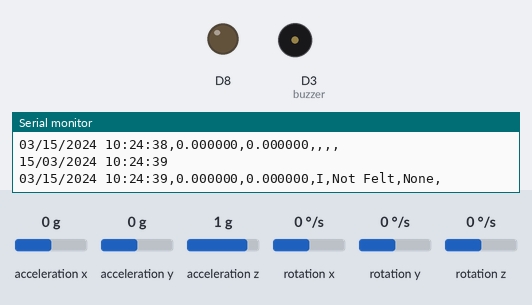
Bench run of a program on a simulated ESP8266 (NodeMCU). Shown: output pins drawn as LEDs (lit = HIGH), buzzer (waves = sounding, pin HIGH), the last lines printed to the serial monitor. The inputs (shaded band) are chosen by the test bench; at power-on: acceleration x 0 g, acceleration y 0 g, acceleration z 1 g, rotation x 0 °/s, rotation y 0 °/s, rotation z 0 °/s. WiFi joins after 1.5 s; servers stay silent unless stated; the local clock reads 2024-03-15 10:24:30 at power-on unless the program sets it; storage starts empty; no MQTT or app messages arrive unless stated.

Above: at 9.9 s.
10.0 s: acceleration x set to -1.4 g
At 11.3 s:
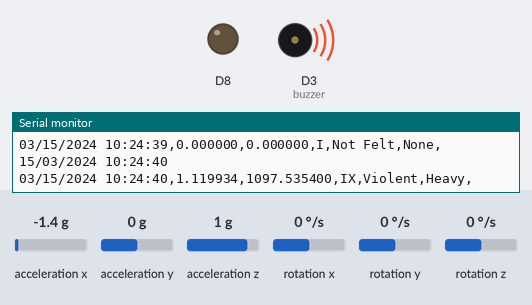
13.0 s: acceleration x set to 0 g
At 13.9 s:
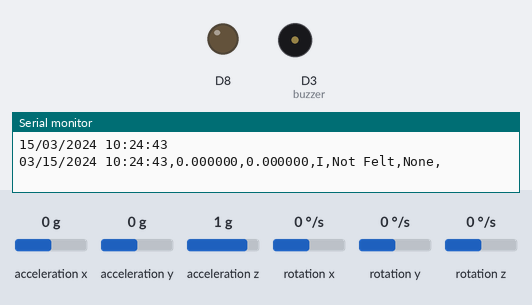
15.0 s: acceleration y set to -1.4 g
At 16.5 s:
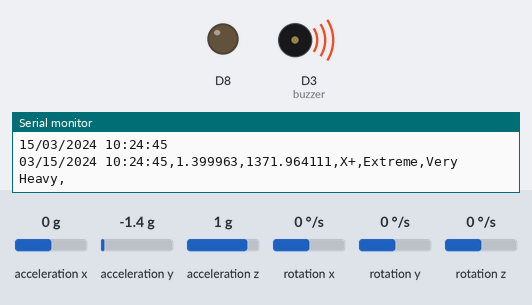
18.0 s: acceleration y set to 0 g
At 18.5 s:
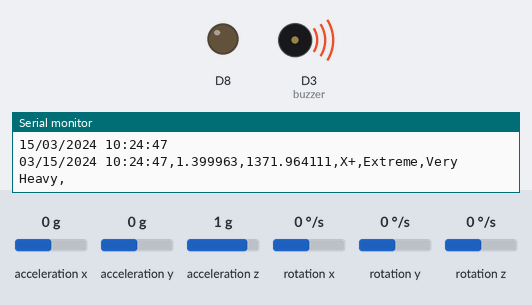
Timing chart, 0 to 20.5 s (numbered marks = the images above; inputs shaded):
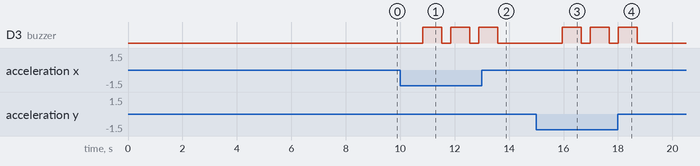

Measured:
- after the input at 10.0 s, D3 (buzzer): alternates HIGH for 0.70 s and LOW for 0.33 s, starting after 0.82 s
- after the input at 13.0 s, D3 (buzzer): goes on until 13.6 s, then stays LOW
- after the input at 15.0 s, D3 (buzzer): alternates HIGH for 0.70 s and LOW for 0.33 s, starting after 0.95 s
- after the input at 18.0 s, D3 (buzzer): goes on until 18.7 s, then stays LOW

The program:

main.cpp
```cpp
#include <Arduino.h>
#include <elapsedMillis.h>
#include <ESP8266WiFi.h>
#include <PubSubClient.h>
#include <MPU6050.h>
#include <CircularBuffer.h>
#include <ThreeWire.h>
#include <RtcDS1307.h>
#include "SPI.h"
#include "SD.h"

#include "I2Cdev.h"


#if I2CDEV_IMPLEMENTATION == I2CDEV_ARDUINO_WIRE
    #include "Wire.h"
#endif

// variabel WiFi credential
const char* ssid     = "";
const char* password = "";

// variabel MQTT Broker/server
const char *mqtt_broker = "maqiatto.com"; //domain atau ip server mqtt
const char *topic = "peakgroundaccelapp@gmail.com/accel";
const char *mqtt_username = "peakgroundaccelapp@gmail.com";
const char *mqtt_password = "acceleration";
const int mqtt_port = 1883;

// variable buzzer
const int buzzer = D3;
elapsedMillis buzzerDelay;
boolean buzzerState = LOW;

// variable accel MPU6050
MPU6050 accel(0x69);
int16_t ax, ay, az; //raw data
float gX, gY, gZ = 0.000000; // acceleration in g
CircularBuffer<int,5> bufferX; // array dalam proses reduce noise x
CircularBuffer<int,5> bufferY; // array dalam proses reduce noise y
CircularBuffer<int,5> bufferZ; // array dalam proses reduce noise z
long AccX,AccY,AccZ = 0; //variabel menyimpan raw accel yang telah di reduce noise
float mX, mY, mZ = 0.000000; // variabel menyimpan acceleration dalam cm/s^2
float pga; //variabel menyimpan pga
float v; //variable menyimapn velocity
String damage;
String shake;
String intensity;

// Variabel sdcard
const int chipSelect = D8; //pin sdcard
File dataFile = SD.open("log.txt", FILE_WRITE);

// variable RTC DS1302
RtcDS1307<TwoWire> Rtc(Wire);
#define countof(a) (sizeof(a) / sizeof(a[0]))

// elasedMillis sebagai timer untuk publish data
elapsedMillis publishTimer;
elapsedMillis accelTimer;

// buat client untuk interaksi dengan wifi dan broker
WiFiClient espClient;
PubSubClient client(espClient);

// --- start of connectWifi() ---
// fungsi untuk connect ke wifi
void connectWifi(){
  // mulai koneksi
  WiFi.begin(ssid,password);
  // tunggu sampai status connected
  while (WiFi.status() != WL_CONNECTED)
  {
     delay(500);
     Serial.print("*");
  }
  Serial.println();
  Serial.println("-- WiFi Connected --");
}
// --- end of connectWifi() ---


// --- start of callback() ---
// fungsi untuk menerima data dari server mqtt.
// dijalankan otomatis setiap menerima data pada topic.
void callback(char *topic, byte *payload, unsigned int length) {
  Serial.print("Message arrived in topic: ");
  Serial.println(topic);
  Serial.print("Message:");
  for (int i = 0; i < length; i++) {
    Serial.print((char) payload[i]);
  }
  Serial.println("-----------------------");
}
// --- end of callback() ---


// --- start of connectBroker() ---
// fungsi untuk connect ke mqtt server/broker
void connectBroker(){
  client.setServer(mqtt_broker, mqtt_port);
  client.setCallback(callback);
  // ulang koneksi hingga status client connected
  while (!client.connected()) {
    String client_id = "esp8266-client-";
    client_id += String(WiFi.macAddress());
    Serial.printf("The client %s is connecting to mqtt broker\n", client_id.c_str());
    if (client.connect(client_id.c_str(), mqtt_username, mqtt_password)) {
      Serial.println("MQTT broker/server connected");
    } else {
      Serial.print("failed with state ");
      Serial.print(client.state());
      delay(2000);
    }
  }
  Serial.println();
  // subscribe untuk menerima data dari topic mqtt
  client.subscribe(topic);
  if (client.subscribe(topic))
  {
    Serial.println("subscribe success");
  }
}
// --- end of connectBroker() ---


// --- start of printDateTime ---
// format data rtc dan print ke serial monitor
void printDateTime(const RtcDateTime& dt)
{
    char datestring[20];

    snprintf_P(datestring,
            countof(datestring),
            PSTR("%02u/%02u/%04u %02u:%02u:%02u"),
            dt.Day(),
            dt.Month(),
            dt.Year(),
            dt.Hour(),
            dt.Minute(),
            dt.Second() );
    Serial.print(datestring);
}
// --- end of printDateTime ---


// --- start of setupBuzzer() ---
void setupBuzzer(){
  pinMode(buzzer, OUTPUT);
}
// --- end of setupBuzzer() ---


// --- start of setupSD() ---
void setupSD(){
  Serial.println("Initializing SD card...");
  // make sure that the default chip select pin is set to
  // output, even if you don't use it:
  pinMode(SS, OUTPUT);

  // cek apakah ada kartu sd
  if (!SD.begin(chipSelect)) {
    Serial.println("Card failed or not present, check sd card and module connection");
    Serial.println("Waiting for card connection....");
    while (!SD.begin(chipSelect))
    {
      delay(500);
    }
  }
  Serial.println("card initialized.");

  // open the file. note that only one file can be open at a time,
  // so you have to close this one before opening another.
  File dataFile = SD.open("log.txt", FILE_WRITE);
}
// --- end  of setupSD() ---


// --- start of setupRTC() ---
// fungsi untuk konfigurasi awal dan menyalakan RTC
void setupRTC(){
  Serial.print("compiled: ");
    Serial.print(__DATE__);
    Serial.println(__TIME__);

    Rtc.Begin();

    RtcDateTime compiled = RtcDateTime(__DATE__, __TIME__);
    printDateTime(compiled);
    Serial.println();

    if (!Rtc.IsDateTimeValid())
    {
        // Common Causes:
        //    1) first time you ran and the device wasn't running yet
        //    2) the battery on the device is low or even missing

        Serial.println("RTC lost confidence in the DateTime!");
        Rtc.SetDateTime(compiled);
    }

    if (!Rtc.GetIsRunning())
    {
        Serial.println("RTC was not actively running, starting now");
        Rtc.SetIsRunning(true);
    }

    RtcDateTime now = Rtc.GetDateTime();
    if (now < compiled)
    {
        Serial.println("RTC is older than compile time!  (Updating DateTime)");
        Rtc.SetDateTime(compiled);
    }
    else if (now > compiled)
    {
        Serial.println("RTC is newer than compile time. (this is expected)");
    }
    else if (now == compiled)
    {
        Serial.println("RTC is the same as compile time! (not expected but all is fine)");
    }
}
// --- end of setupRTC() ---


void getRTCData(RtcDateTime now){

  printDateTime(now);
  Serial.println();

  if (!now.IsValid())
  {
      // Common Causes:
      //    1) the battery on the device is low or even missing and the power line was disconnected
      Serial.println("RTC lost confidence in the DateTime!");
  }
}

// --- start of setupMPU6050() ---
// fungsi untuk konfigurasi awal dan menyalakan sensor mpu 6050
void setupMPU6050(){
  // join I2C bus (I2Cdev library doesn't do this automatically)
  #if I2CDEV_IMPLEMENTATION == I2CDEV_ARDUINO_WIRE
      Wire.begin();
  #elif I2CDEV_IMPLEMENTATION == I2CDEV_BUILTIN_FASTWIRE
      Fastwire::setup(400, true);
  #endif
  // inisiasi dan menyalakan MPU6050. diatur melalui pin D3
  Serial.println("Initializing I2C devices...");
  //pinMode(D3,OUTPUT);
  //digitalWrite(D3, HIGH);
  delay(1000);
  accel.initialize();
  delay(1000);
  // cek koneksi
  Serial.println("Testing device connections...");
  Serial.println(accel.testConnection() ? "MPU6050 connection successful" : "MPU6050 connection failed");
}


// --- start of convert() ---
// fungsi untuk convert MPU 6050 raw data to readable data
void convert(int x, int y, int z){
  // berdasarkan datasheet mpu6050, 16384 lsb = 1g
  gX = float(x) / 16384.000000;
  gY = float(y) / 16384.000000;
  gZ = float(z) / 16384.000000;

  // convert g -> m/s^2. 1g = 980cm/s^2
  mX = gX * 980;
  mY = gY * 980;
  mZ = gZ * 980;

  // pga (g) = sqrt(gx^2 + gY^2). pga dihitung dengan pitagoras
  // untuk mengkombinasikan hasil akselerasi sumbu x dan y
  pga = sqrt((gX*gX)+(gY*gY));
  v = pga*980;
  if(pga < 0.000464){
        shake = "Not Felt";
        damage = "None";
        intensity= "I";
      }
      else if(pga > 0.000464 && pga<=0.00297){
        shake = "Weak";
        damage = "None";
        intensity= "II -III";
      }
      else if(pga > 0.00297 && pga<=0.0276){
        shake = "Light";
        damage = "None";
        intensity= "IV";

      }
      else if(pga > 0.0276 && pga<=0.115){
        shake = "Moderate";
        damage = "Very Light";
        intensity= "V";
      }
      else if(pga > 0.115 && pga<=0.215){
        shake = "Strong";
        damage = "Light";
        intensity= "VI";
      }
      else if(pga > 0.215 && pga<=0.401){
        shake = "Very Strong";
        damage = "Moderate";
        intensity= "VII";
      }
      else if(pga > 0.401 && pga<=0.747){
        shake = "Severe";
        damage = "Moderate to Heavy";
        intensity= "VIII";
      }
      else if(pga > 0.747 && pga<=1.39){
        shake = "Violent";
        damage = "Heavy";
        intensity= "IX";
      }
      else if(pga > 1.39){
        shake = "Extreme";
        damage = "Very Heavy";
        intensity= "X+";
      }
}
// --- end of convert() ---


//--- start of getReducedNoiseAccel() ---
// fungsi untuk mengurangi noice yang didapat dari sensor
void getReducedNoiseAccel(){

  if(accelTimer>200){
    accel.getAcceleration(&ax, &ay, &az);
    AccX = 0;
    AccY = 0;
    AccZ = 0;
    bufferX.push(ax);
    bufferY.push(ay);
    bufferZ.push(az);
    if(bufferZ.isFull()){
      for (size_t i = 0; i < 5; i++)
      {
        AccX += bufferX[i];
        AccY += bufferY[i];
        AccZ += bufferZ[i];
      }

      AccX = AccX/5;
      AccY = AccY/5;
      AccZ = AccZ/5;
      convert(AccX, AccY, AccZ);
    }
    accelTimer = 0;
  }
}
//--- end of getReducedNoiseAccel() ---


// --- start of calibrateAccel ---
// fungsi untuk mengkalibrasi sensor acceleration,
// letakan alat di bidang datar dan stabil selama kalibrasi
void calibrateAccel(){
  Serial.println("Calibrating... dont move the device");
  delay(5000);
  accel.CalibrateAccel(6);
  accel.CalibrateGyro(6);
  accel.PrintActiveOffsets();
  Serial.println();
  accel.CalibrateAccel(1);
  accel.CalibrateGyro(1);
  accel.PrintActiveOffsets();
  Serial.println();
  accel.CalibrateAccel(1);
  accel.CalibrateGyro(1);
  accel.PrintActiveOffsets();
  Serial.println();
  accel.CalibrateAccel(1);
  accel.CalibrateGyro(1);
  accel.PrintActiveOffsets();
  Serial.println();
  accel.CalibrateAccel(1);
  accel.CalibrateGyro(1);
  accel.setXAccelOffset(accel.getXAccelOffset());
  accel.setYAccelOffset(accel.getYAccelOffset());
  accel.setZAccelOffset(accel.getZAccelOffset());
  accel.PrintActiveOffsets();
  Serial.println("Calibrating done");
}
// --- end of callibrateAccel() ---


// --- start of monitorData() ---
// mencetak data accelerometer ke serial monitor 9600
// gx | gy | gz | mx | my | mz | pga | v |
void monitorData(){
  Serial.print(gX,6); Serial.print("\t");
  Serial.print(gY,6); Serial.print("\t");
  Serial.print(gZ,6); Serial.print("\t");
  Serial.print(mX,6); Serial.print("\t");
  Serial.print(mY,6); Serial.print("\t");
  Serial.print(mZ,6); Serial.print("\t");
  Serial.print(pga,6); Serial.print("\t");
  Serial.print(v,6); Serial.print("\t");
  Serial.println();
}
// --- end of monitorData() ---


// --- start of publishData() ---
// fungsi untuk memformat data dan
// mengirim data ke mqtt
void publishData(const RtcDateTime& dt, float pga, float v){
  char publishStr[56];
  sprintf(
    publishStr, "%02u/%02u/%04u %02u:%02u:%02u,%.6f,%.6f,",
    dt.Month(),
    dt.Day(),
    dt.Year(),
    dt.Hour(),
    dt.Minute(),
    dt.Second(),
    pga,
    v

  );
  //Serial.println(publishStr);
  if (!client.publish(topic,publishStr))
  {
    Serial.println("failed publish. Reconnecting");
    connectBroker();
  }

  Serial.print(publishStr);
  Serial.print(intensity);
  Serial.print(",");
  Serial.print(shake);
  Serial.print(",");
  Serial.print(damage);
  Serial.println(",");

  if(pga > 0.00297 && pga<=0.0276){
    buzzerDelay = 950;
    digitalWrite(buzzer,HIGH);
  }
  else if(pga > 0.0276 && pga<=0.115){
    buzzerDelay = 700;
    digitalWrite(buzzer,HIGH);
  }
  else if(pga > 0.115 && pga<=0.215){
    buzzerDelay = 500;
    digitalWrite(buzzer,HIGH);
  }
  else if(pga > 0.215){
    buzzerDelay = 300;
    digitalWrite(buzzer,HIGH);
  }

  File dataFile = SD.open("log.txt", FILE_WRITE);
  if(dataFile){
    dataFile.print(publishStr);
    dataFile.print(intensity);
    dataFile.print(",");
    dataFile.print(shake);
    dataFile.print(",");
    dataFile.print(damage);
    dataFile.println(",");
  }
}
// --- end of publishData() ---


// --- start of setup() ---
// fungsi setup dijalankan pertama kali
void setup() {
  Serial.begin(9600);
  setupRTC();
  setupBuzzer();
  connectWifi();
  connectBroker();
  setupSD();
  // mpu6050 Setup
  setupMPU6050();
  // kalibrasi sensor
  calibrateAccel();
}
// --- end of setup() ---


// --- start of loop() ---
// fungsi loop dijalankan berulang
void loop() {
  // membuka koneksi mqtt untuk menerima data pada topic
  //client.loop();

  //mengambil data dari accelerometer MPU6050
  getReducedNoiseAccel();


  // Publish data setiap detik (1000ms) ke mqtt
  if(publishTimer > 1000){
    //ambil data rtc
    RtcDateTime now = Rtc.GetDateTime();
    getRTCData(now);
    //print data ke serial monitor
    //monitorData();
    //publish data
    publishData(now, pga, v);
    //reset timer
    publishTimer = 0;
  }
  if(buzzerDelay > 1000){
    digitalWrite(buzzer,LOW);
  }
}
// --- end of loop() ---
```
